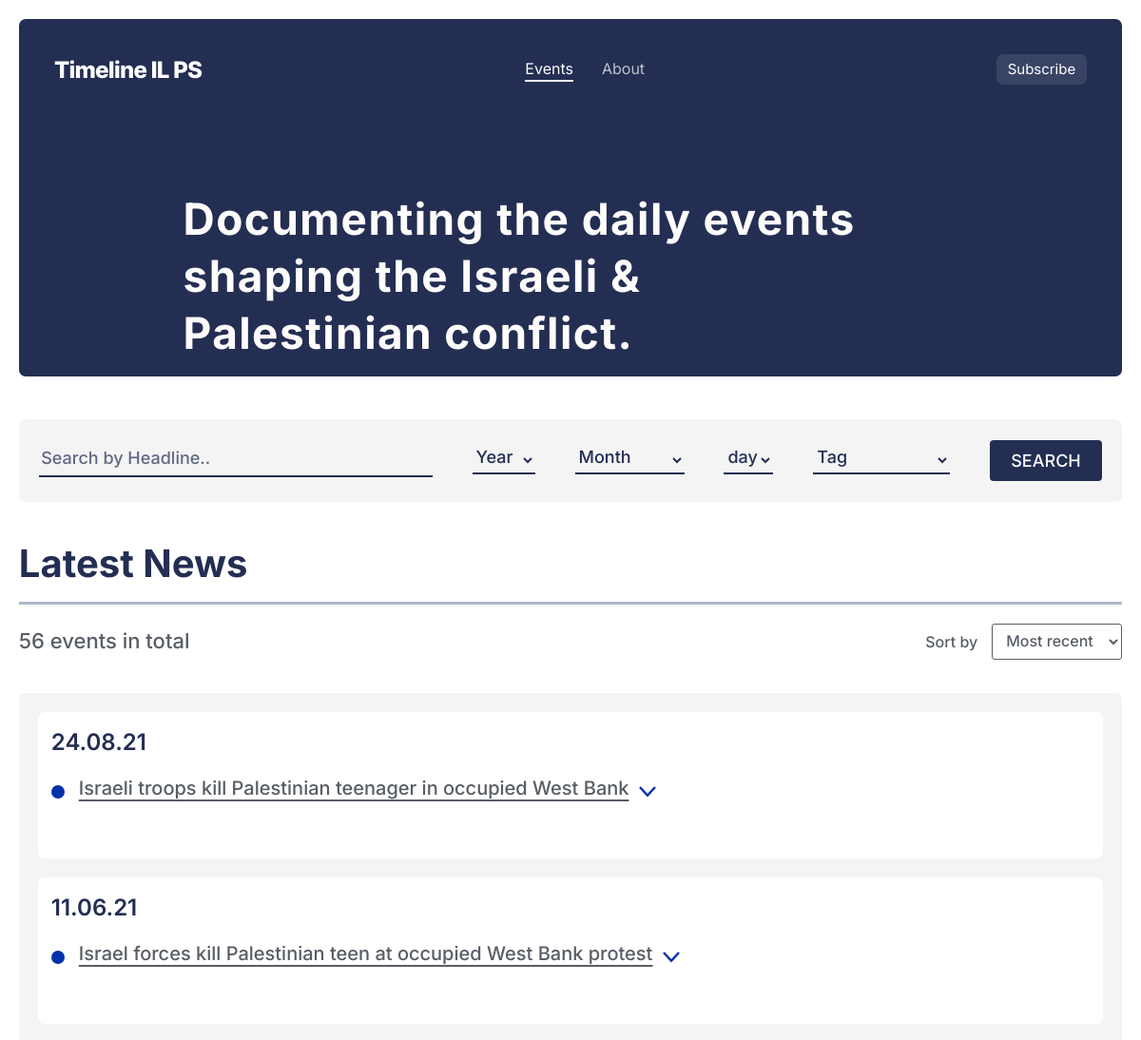
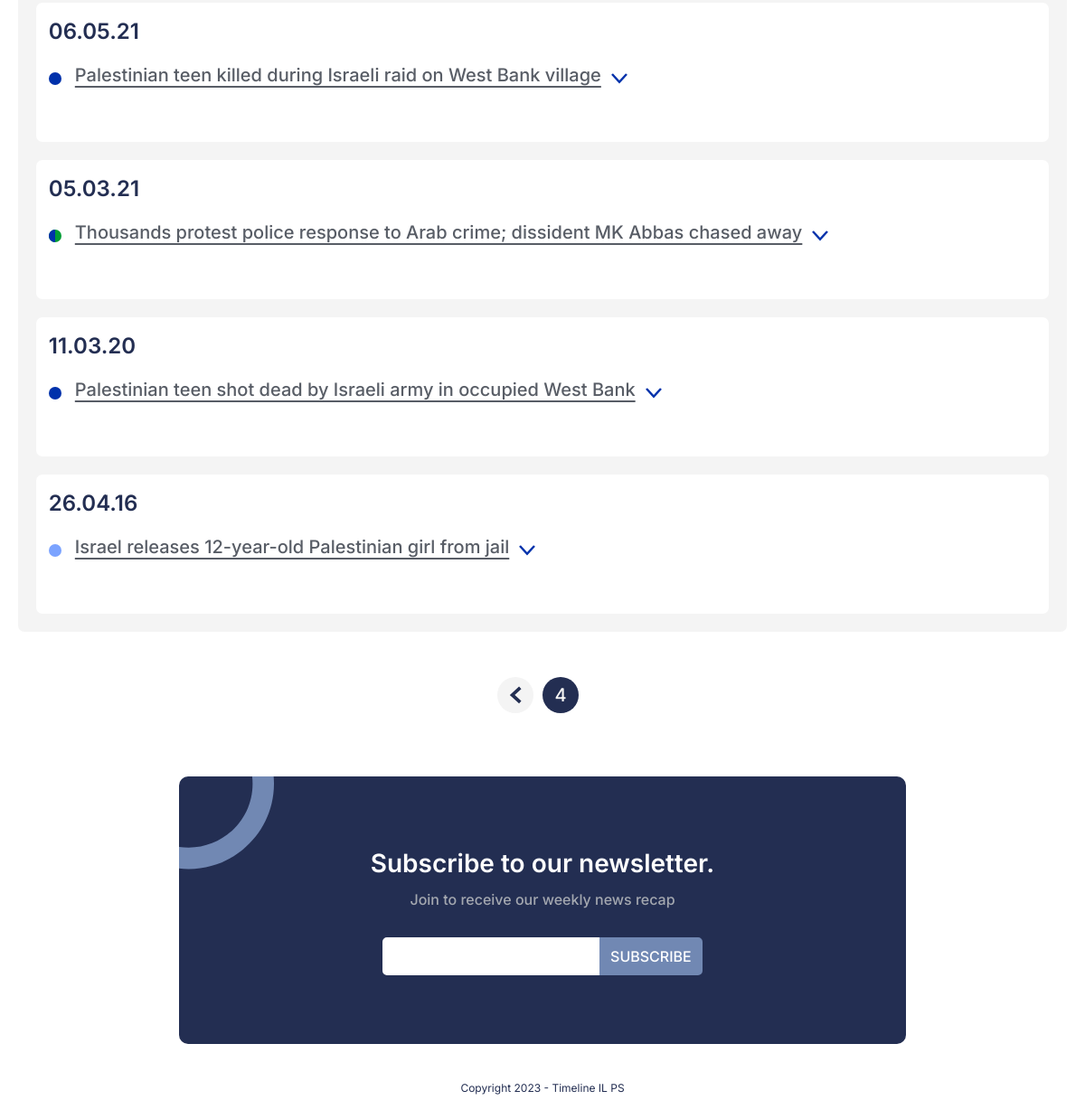
/?page=4, run on the app's committed database (2 pictures, top to bottom).
### user/models.py (models this page shows, shortened)
class event(models.Model):
    categories=(("GD","GD"),("BD","BD"),("GD/BD","GD/BD"),("LGD","LGD"),("LBD","LBD"),("GrD","GrD"))
    category = models.CharField(max_length=200,choices=categories,null=True)
    author = models.ForeignKey(User, on_delete=models.CASCADE,default=User)
    event_date = models.DateField()
    event_title= models.CharField(max_length=200)
    event_bullet_1=models.CharField(max_length=200,help_text = "Required",blank=False,null=True)
    event_bullet_2=models.CharField(max_length=200,help_text = "Opional",null=True,blank=True)
    event_bullet_3=models.CharField(max_length=200,help_text = "Opional",null=True,blank=True)
    event_bullet_4=models.CharField(max_length=200,help_text = "Opional",null=True,blank=True)
    event_bullet_5=models.CharField(max_length=200,help_text = "Opional",null=True,blank=True)
    source1_url = models.URLField(help_text = "Required",)
    source1_image = models.URLField(help_text = "Required",null=True,blank=True)
    source2_url = models.URLField(help_text = "Opional",null=True,blank=True)
    source2_image = models.URLField(help_text = "Opional",null=True,blank=True)
    source3_url = models.URLField(help_text = "Opional",null=True,blank=True)
    source3_image = models.URLField(help_text = "Opional",null=True,blank=True)
    tags = models.ManyToManyField("tag",null=True,blank=True)

### user/views.py (the view)
# urls.py: path('',views.home,name="landing"),
def home(request):
    queryset = event.objects.order_by('-event_date')
    sort_input = "default"
    if request.method == 'POST':
        sort_input =request.POST.get('selected_sort')
        if sort_input == "name-asc":
            queryset = event.objects.order_by('event_date')
        else:
            queryset = event.objects.order_by('-event_date')
    years = queryset.values('event_date__year')
    year_list = sorted(set(year['event_date__year'] for year in years), reverse=True)
    tag_list = tag.objects.all()
    title_filter=request.POST.get('headline')
    year_filter=request.POST.get('Year')
    month_filter=request.POST.get('month')
    day_filter=request.POST.get('day')
    tag_filter=request.POST.get('tag')
    if title_filter:
        queryset=queryset.filter(event_title__icontains=title_filter)
    if year_filter:
        year_filter = int(year_filter)
        queryset = queryset.filter(event_date__year=year_filter)
    if month_filter:
        queryset=queryset.filter(event_date__month=month_filter)
    if day_filter:
        day_filter = int(day_filter)
        queryset=queryset.filter(event_date__day=day_filter)
    print(queryset.values('event_date'))
    grouped_queryset = queryset.values('event_date').annotate(count=Count('id'))
    paginator = Paginator(grouped_queryset, 10)  # Display 10 items per page
    page = request.GET.get('page')
    grouped_queryset_paginated = paginator.get_page(page)
    context = {'grouped_queryset': grouped_queryset_paginated, "queryset": queryset, 'events_num': len(queryset), 'paginator': paginator, 'sort_input': sort_input,"year_list":year_list,"year":year_filter,"month":month_filter,"day":day_filter,"title":title_filter,"tag":tag_filter,"tag_list":tag_list}
    return render(request, 'index.html', context)

### user/models.py (called while the page is built)
    def __str__(self):
        return self.tag

### user/templates/index.html (shortened to what this page needs)
{% load static%}
<!DOCTYPE html>
<html lang="en" style="overflow-x: hidden;">
<head>
    <link rel="stylesheet" media='screen and (min-width: 900px)' href="{% static 'css/main.css' %}">
    <link rel='stylesheet' media='screen and (max-width: 900px)' href="{% static 'css/main_mobile.css' %}" />
    <link rel="stylesheet" href="https://cdnjs.cloudflare.com/ajax/libs/twitter-bootstrap/4.1.3/css/bootstrap.min.css">
    <link rel="stylesheet" href="https://cdnjs.cloudflare.com/ajax/libs/ionicons/2.0.1/css/ionicons.min.css">
</head>
<body>
    <div id="header_wrapper">
        <header id="header">
            <div id="header_p1">
                <a href="{% url 'landing' %}"><img src="{% static 'img/logo.png' %}" alt="" id="landing_logo"></a>
            </div>
            <div id="header_p2">
                    <div id="events" class="head_menu_li">Events</div>
                    <a href="{% url 'about' %}"><div id="about" class="head_menu_li">About</div></a>
            </div>
            <div id="header_p3">
                    <div id="subscribe" class="onHover">Subscribe</div>
            </div>
        </header>
        <div id="head_desc">Documenting the daily events shaping the Israeli & Palestinian conflict.</div>
    </div>
    <section id="big_cont">
        <div id="search_box">
            <form action="" method="post">
                <input type="text" id="headline_input" name="headline" placeholder="Search by Headline..">
                <select id="year_input" name="Year" >
                    <option disabled selected value="0">Year</option>
                  </select>
                <select id="month_input" name="month" >
                    <option disabled selected value="0">Month</option>
                  </select>
                <select id="day_input" name="day" >
                    <option disabled selected value="0">day</option>
                  </select>
                <select id="tag_input" name="tag">
                    <option value="default">Tag</option>
                </select>
                <input type="submit" id="search_btn" value="SEARCH">
            </form>
        </div>
        <div id="event_ctrl">
            <div id="newest_event">Latest News</div>
            <div id="ctrl_p2">
                <div id="events_number">{{ events_num }} events in total</div>
                <div id="sort_box">
                    <div id="sort_title">Sort by</div>
                    <form action="" id="sort_form" method="post">
                        <select id="sort_by_select" name="selected_sort">
                            <option value="default" >Most recent</option>
                        </select>
                    </form>
                </div>
            </div>
        </div>
        <div id="events_cont">
            {% for group in grouped_queryset %}
            <div class="events_date">
                <div class="event_date">{{ group.event_date|date:"d.m.y" }}</div>
                {% for event in queryset %}
                {% if event.event_date == group.event_date %}
                  <div class="event">
                      <div class="event_title">
                          {% if event.category == "GD" %}
                            <svg width="14" height="14" viewBox="0 0 14 14" fill="none" xmlns="http://www.w3.org/2000/svg">
                                <rect width="14" height="14" rx="7" fill="#009D35"/>
                            </svg>
                          {% elif event.category == "BD" %}
                            <svg width="14" height="14" viewBox="0 0 14 14" fill="none" xmlns="http://www.w3.org/2000/svg">
                                <rect width="14" height="14" rx="7" fill="#0031AB"/>
                            </svg>
                          {% elif event.category == "GD/BD" %}
                            <svg width="14" height="14" viewBox="0 0 14 14" fill="none" xmlns="http://www.w3.org/2000/svg">
                                <rect width="14" height="14" rx="7" fill="#009D35"/>
                                <path d="M0 7C0 3.13401 3.13401 0 7 0V0V7V14V14C3.13401 14 0 10.866 0 7V7Z" fill="#0031AB"/>
                            </svg>
                          {% elif event.category == "LGD" %}
                            <svg width="14" height="14" viewBox="0 0 14 14" fill="none" xmlns="http://www.w3.org/2000/svg">
                                <rect width="14" height="14" rx="7" fill="#D0ECDB"/>
                            </svg>
                          {% elif event.category == "LBD" %}
                            <svg width="14" height="14" viewBox="0 0 14 14" fill="none" xmlns="http://www.w3.org/2000/svg">
                                <rect width="14" height="14" rx="7" fill="#7BA3FF"/>
                            </svg>
                          {% elif event.category == "GrD" %}
                            <svg width="14" height="14" viewBox="0 0 14 14" fill="none" xmlns="http://www.w3.org/2000/svg">
                                <rect width="14" height="14" rx="7" fill="#A5ACB9"/>
                            </svg>
                          {% endif %}
                          <div>{{ event.event_title }}</div>
                          <svg class="expend_arrow" width="20" height="14" viewBox="0 0 20 14" fill="none" xmlns="http://www.w3.org/2000/svg">
                              <path d="M2 2L10 10.7273L18 2" stroke="#0031AB" stroke-width="2.5"/>
                          </svg>
                      </div>
                  </div>
                {% endif %}
                {% endfor %}
            </div>
            {% endfor %}
        </div>
    </section>
    <div id="pages">
        {% if grouped_queryset.number <= 1 %}
            <div class="page_num page_num1">{{ grouped_queryset.number }} </div>
            {% if grouped_queryset.next_page_number != None %}
            <a href="?page={{ grouped_queryset.next_page_number }}"><div class="page_num">{{ grouped_queryset.next_page_number }}</div></a>
            <a href="?page={{ grouped_queryset.next_page_number|add:1 }}"><div class="page_num">{{ grouped_queryset.next_page_number|add:1 }}</div></a>
            <a href="?page={{ grouped_queryset.next_page_number }}"><div class="page_next">
                <svg width="14" height="20" viewBox="0 0 14 20" fill="none" xmlns="http://www.w3.org/2000/svg">
                    <path d="M1.56665 17.9L10.3121 9.88336L1.56665 1.86669" stroke="#232E52" stroke-width="3"/>
                </svg>
            </div></a>
            {% endif %}
        {% else %}
            <a href="?page={{ grouped_queryset.previous_page_number }}"><div class="page_next">
                <svg width="14" height="20" viewBox="0 0 14 20" fill="none" xmlns="http://www.w3.org/2000/svg">
                    <path d="M12.312 1.8667L3.56656 9.88337L12.312 17.9" stroke="#232E52" stroke-width="3.7"/>
                </svg>
            </div></a>
            <div class="page_num page_num1">{{ grouped_queryset.number }} </div>
        {% endif %}
    </div>
    <div id="footer">
        <div id="footer_title">Subscribe to our newsletter.</div>
        <div id="footer_desc">Join to receive our weekly news recap</div>
        <form action="" id="footer_form">
            <input type="text" id="newsletter_email" name="newsletter_email">
            <input type="submit" id="submit_email" value="SUBSCRIBE">
        </form>
    </div>
    <div id="copyright">Copyright 2023 - Timeline IL PS</div>
</body>
</html>

### user/templates/index.html (style rules this page uses)
#events { opacity: 1; border-bottom: 2.5px solid white; }

### data on the page
event: category "BD" (drawn), event_title "Israeli troops kill Palestinian teenager in occupied West Bank"
event: category "BD" (drawn), event_title "Israel forces kill Palestinian teen at occupied West Bank protest"
event: category "BD" (drawn), event_title "Palestinian teen killed during Israeli raid on West Bank village"
event: category "GD/BD" (drawn), event_title "Thousands protest police response to Arab crime; dissident MK Abbas chased away"
event: category "BD" (drawn), event_title "Palestinian teen shot dead by Israeli army in occupied West Bank"
event: category "LBD" (drawn), event_title "Israel releases 12-year-old Palestinian girl from jail"

### other printed values
{{ events_num }} "56"
{{ group.event_date|date:"d.m.y" }} "24.08.21" "11.06.21" "06.05.21" "05.03.21" "11.03.20" "26.04.16"
{{ grouped_queryset.number }} "4"
